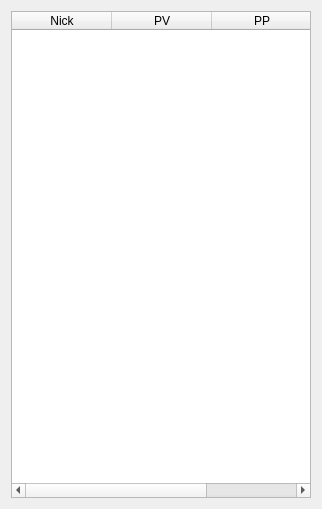
<?xml version="1.0" encoding="UTF-8"?>
<ui version="4.0">
 <class>PlayerList</class>
 <widget class="QWidget" name="PlayerList">
  <property name="geometry">
   <rect>
    <x>0</x>
    <y>0</y>
    <width>322</width>
    <height>509</height>
   </rect>
  </property>
  <property name="sizePolicy">
   <sizepolicy hsizetype="Preferred" vsizetype="Preferred">
    <horstretch>0</horstretch>
    <verstretch>0</verstretch>
   </sizepolicy>
  </property>
  <property name="cursor">
   <cursorShape>PointingHandCursor</cursorShape>
  </property>
  <property name="windowTitle">
   <string>Form</string>
  </property>
  <layout class="QHBoxLayout" name="horizontalLayout">
   <item>
    <widget class="QTableWidget" name="tableWidget_2">
     <property name="sizePolicy">
      <sizepolicy hsizetype="Preferred" vsizetype="Preferred">
       <horstretch>0</horstretch>
       <verstretch>0</verstretch>
      </sizepolicy>
     </property>
     <property name="maximumSize">
      <size>
       <width>16777215</width>
       <height>16777215</height>
      </size>
     </property>
     <column>
      <property name="text">
       <string>Nick</string>
      </property>
     </column>
     <column>
      <property name="text">
       <string>PV</string>
      </property>
     </column>
     <column>
      <property name="text">
       <string>PP</string>
      </property>
     </column>
    </widget>
   </item>
  </layout>
 </widget>
 <resources/>
 <connections/>
</ui>
